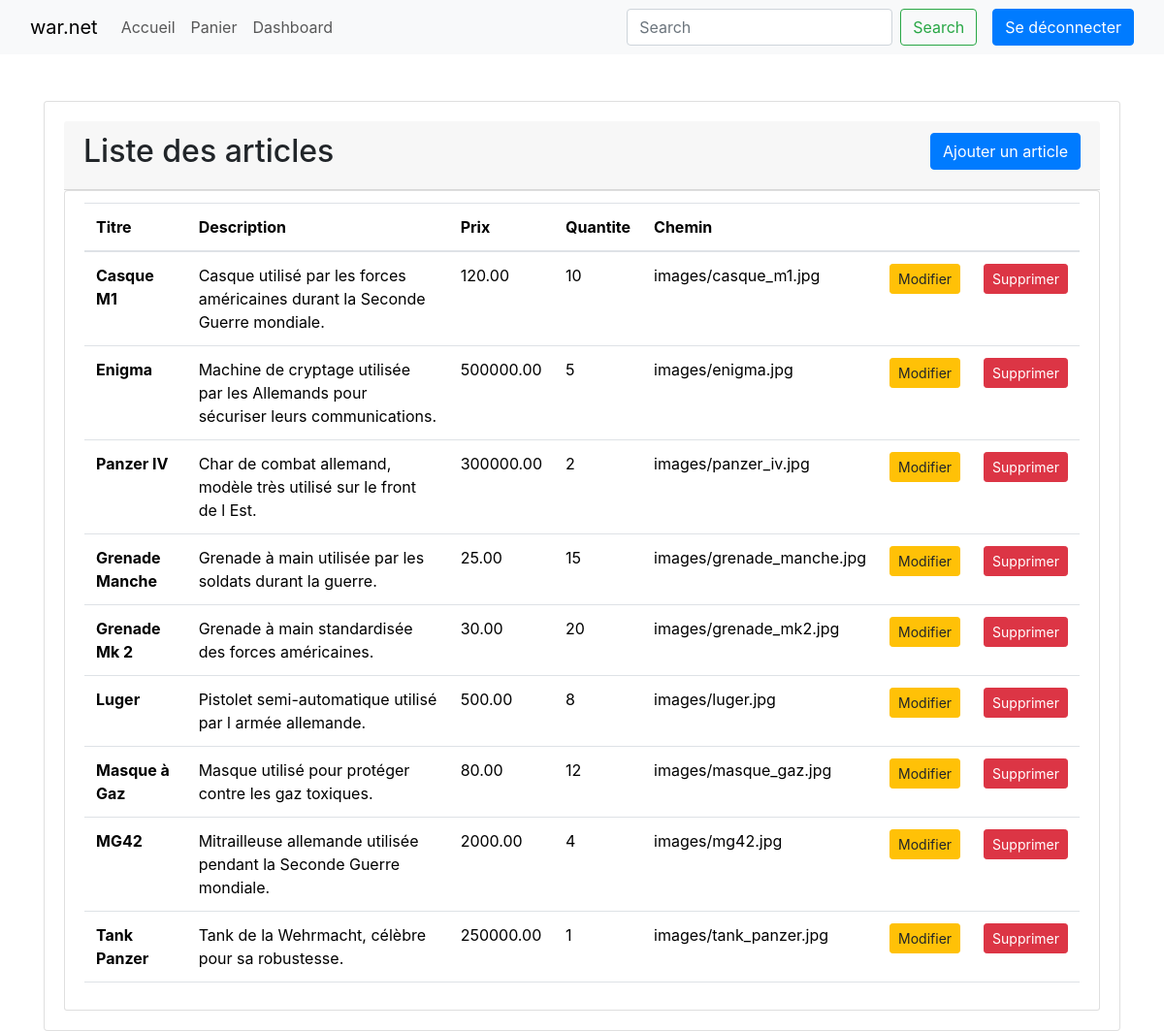
Before: /dashboard.php (signed in) with the older database file.
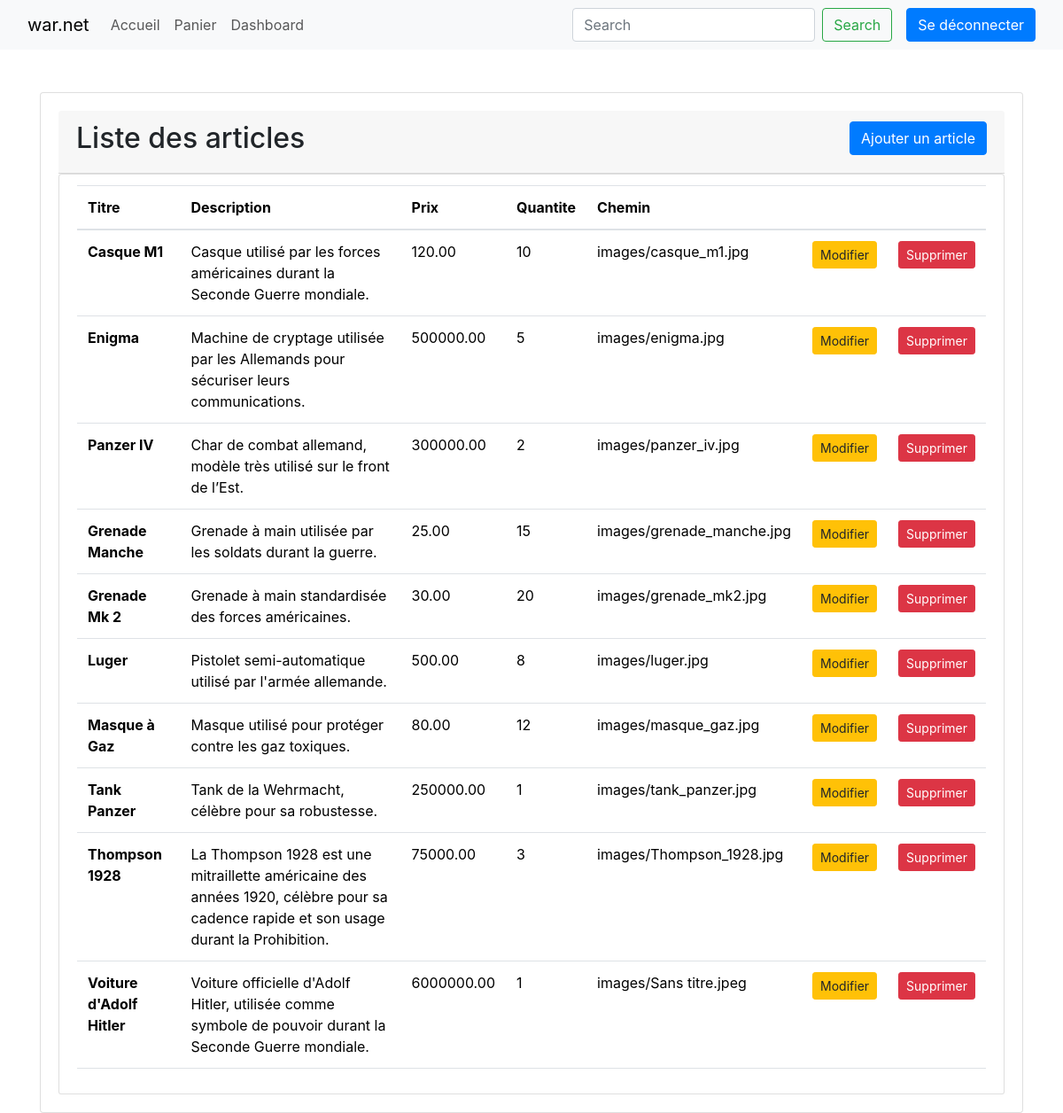
After: the same page with the newer database file.
### tables this page shows
CREATE TABLE IF NOT EXISTS `article` (
  `id` int NOT NULL AUTO_INCREMENT,
  `titre` varchar(255) DEFAULT NULL,
  `description` text,
  `prix` decimal(10,2) NOT NULL,
  `imageId` int DEFAULT NULL,
  `categorieId` int DEFAULT NULL,
  `quantiteDispo` int NOT NULL DEFAULT '0',
  PRIMARY KEY (`id`),
  KEY `imageId` (`imageId`),
  KEY `categorieId` (`categorieId`)
);

CREATE TABLE IF NOT EXISTS `image` (
  `id` int NOT NULL AUTO_INCREMENT,
  `chemin` varchar(255) DEFAULT NULL,
  `alt` varchar(255) DEFAULT NULL,
  PRIMARY KEY (`id`)
);

### dashboard.php (the view, shortened to what this page needs)
<?php
require_once('fonctions.php');
?>
<!DOCTYPE html>
<html lang="en">
<head>
    <link rel="stylesheet" href="node_modules\bootstrap\dist\css\bootstrap.css">
    <link rel="stylesheet" href="https://cdn.jsdelivr.net/npm/bootstrap@4.6.2/dist/css/bootstrap.min.css">
</head>
<body>
    <?php genererNav(); ?>
    <div class="container mt-5">
        <div id="main" class="card card-body">
        <div class="card-header d-flex justify-content-between">
            <h2 class="title d-md-inline-flex">Liste des articles</h2>
            <button type="button" class="btn btn-primary d-md-inline-flex mb-2" onclick="window.location.href='ajout-materiel.php'">Ajouter un article</button>
        </div>
        <ul id="items" class="list-group">
            <li class="list-group-item">
            <table class="table">
            <thead>
                <tr>
                    <th>Titre</th>
                    <th>Description</th>
                    <th>Prix</th>
                    <th>Quantite</th>
                    <th>Chemin</th>
                    <th></th>
                    <th></th>
                </tr>
            </thead>
            <tbody>
                <?php
                    require_once('fonctions.php');
                    $conn = connectionBDLocalhost();
                    mysqli_set_charset($conn, "utf8mb4");
                    $sql = "SELECT Article.id, Article.titre, Article.description, Article.prix, Article.quantiteDispo, Image.chemin, Image.alt, Categorie.nom AS categorie
                            FROM Article
                            LEFT JOIN Image ON Article.imageId = Image.id
                            LEFT JOIN Categorie ON Article.categorieId = Categorie.id; ";
                    $result = $conn->query($sql);
                ?>
                <?php
                    foreach($result as $article) { ?>
                <tr>
                    <th scope="row"><?= $article['titre']?></th>
                    <td><?= $article['description']?></td>
                    <td><?= $article['prix']?></td>
                    <td><?= $article['quantiteDispo']?></td>
                    <td><?= $article['chemin']?></td>
                    <td> <button class="btn btn-warning btn-sm float-right btnModifier" data-id="<?= $article['id'] ?>">Modifier</button> </td>
                    <td> <button class="btn btn-danger btn-sm float-right btnSupprimer" data-id="<?= $article['id'] ?>">Supprimer</button> </td>
                </tr>
                <?php
                    }
                ?>
            </tbody>
            </table>
        </ul>
        </div>
    </div>
</body>
</html>

### fonctions.php (shortened to what this page needs)
<?php
function genererNav() {
    echo '
    <nav class="navbar navbar-expand-lg bg-body-tertiary">
        <div class="container-fluid">
            <button class="navbar-toggler" type="button" data-bs-toggle="collapse" data-bs-target="#navbarTogglerDemo01" aria-controls="navbarTogglerDemo01" aria-expanded="false" aria-label="Toggle navigation">
                <span class="navbar-toggler-icon"></span>
            </button>
            <div class="collapse navbar-collapse" id="navbarTogglerDemo01">
                <a class="navbar-brand" href="index.php">war.net</a>
                <ul class="navbar-nav me-auto mb-2 mb-lg-0">
                    <li class="nav-item">
                        <a class="nav-link selected" aria-current="page" href="index.php">Accueil</a>
                    </li>
                    <li class="nav-item">
                        <a class="nav-link" href="panier.php">Panier</a>
                    </li>';
    if (isset($_SESSION['login']) && isset($_SESSION['pwd'])) {
        echo '
                    <li class="nav-item">
                        <a class="nav-link" href="dashboard.php">Dashboard</a>
                    </li>';
    }
    echo '
                </ul>
                <form class="d-flex" role="search">
                    <input class="form-control me-2" type="search" placeholder="Search" aria-label="Search">
                    <button class="btn btn-outline-success" type="submit">Search</button>
                </form>';
    if (isset($_SESSION['login']) && isset($_SESSION['pwd'])) {
        echo '
                <a href="logout.php" class="btn btn-primary ms-3" tabindex="-1" role="button" aria-disabled="true">Se déconnecter</a>';
    } else {
        echo '
                <a href="login.html" class="btn btn-primary ms-3" tabindex="-1" role="button" aria-disabled="true">Se connecter</a>';
    }
    echo '
            </div>
        </div>
    </nav>';
}

Changed rows visible on the page:
removed article: titre "MG42", description "Mitrailleuse allemande utilisée pendant la Seconde Guerre mondiale.", prix "2000.00", quantiteDispo "4", imageId.chemin "images/mg42.jpg"
changed article "Panzer IV": description "Char de combat allemand, modèle très utilisé sur le front de l Est." → "Char de combat allemand, modèle très utilisé sur le front de l’Est."
changed article "Luger": description "Pistolet semi-automatique utilisé par l armée allemande." → "Pistolet semi-automatique utilisé par l'armée allemande."
added article: titre "Thompson 1928", description "La Thompson 1928 est une mitraillette américaine des années 1920, célèbre pour sa cadence rapide et son usage durant la Prohibition.", prix "75000.00", quantiteDispo "3", imageId.chemin "images/Thompson_1928.jpg"
added article: titre "Voiture d'Adolf Hitler", description "Voiture officielle d'Adolf Hitler, utilisée comme symbole de pouvoir durant la Seconde Guerre mondiale.", prix "6000000.00", quantiteDispo "1", imageId.chemin "images/Sans titre.jpeg"
